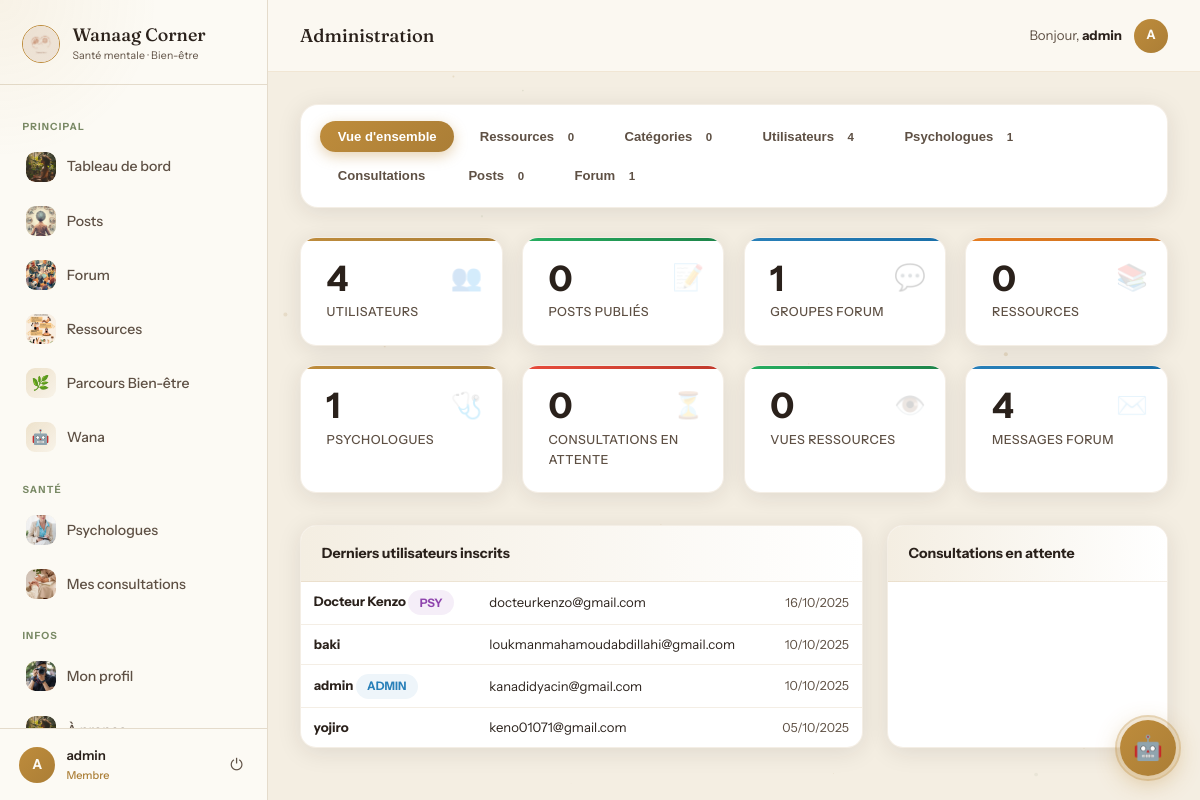
Before: /admin-panel/ (signed in) with the older database file.
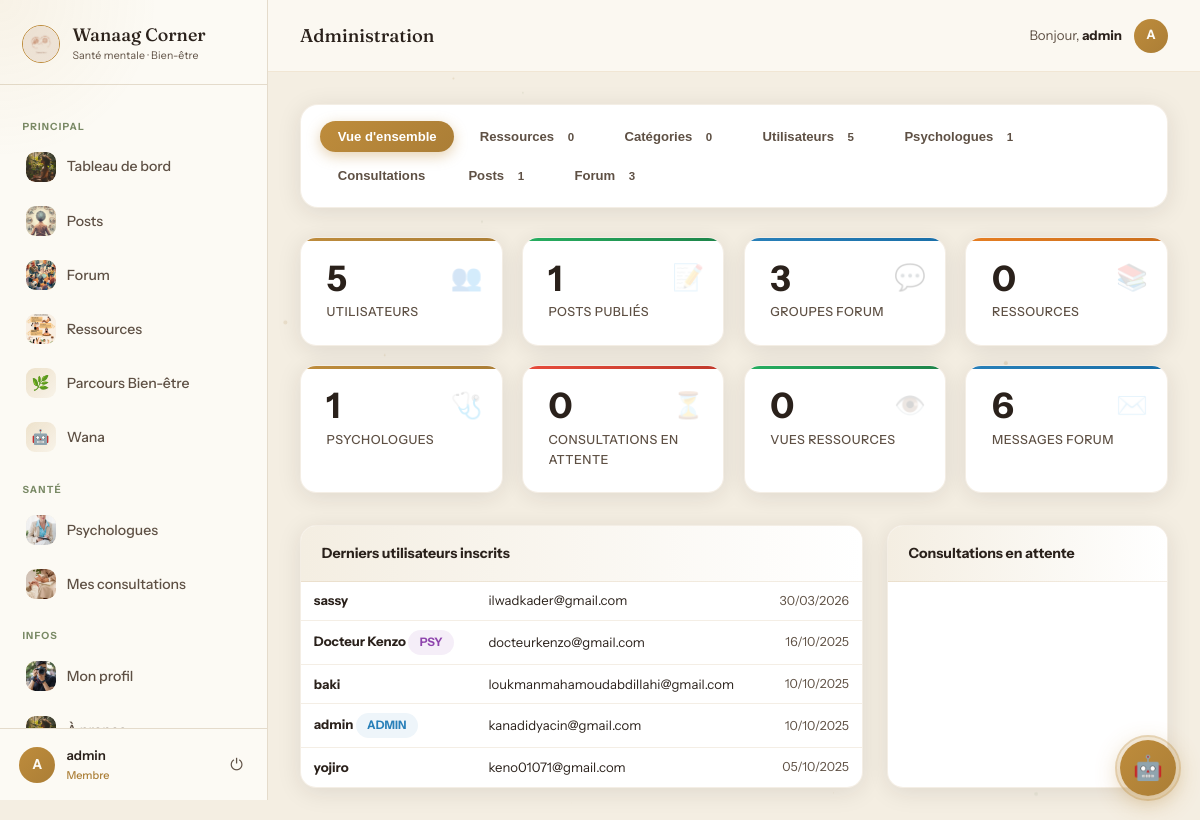
After: the same page with the newer database file.
### application/models.py (models this page shows, shortened)
class CustomUser(AbstractUser):
    pseudonyme = models.CharField(max_length=50, unique=True)
    email = models.EmailField(unique=True)
    photo = models.ImageField(upload_to='profiles/', blank=True, null=True, verbose_name="Photo de profil")
    bio = models.TextField(blank=True, max_length=300, verbose_name="Bio")
    USERNAME_FIELD = 'email'
    REQUIRED_FIELDS = ['username', 'pseudonyme']
    class Meta:
        verbose_name = 'Utilisateur'
        verbose_name_plural = 'Utilisateurs'

### application/views.py (the view)
    @login_required
    def wrapper(request, *args, **kwargs):
        if not (request.user.is_staff or request.user.is_superuser):
            return redirect('dashboard')
        return view_func(request, *args, **kwargs)

### application/views.py (called while the page is built)
def admin_required(view_func):
    @login_required
    def wrapper(request, *args, **kwargs):
        if not (request.user.is_staff or request.user.is_superuser):
            return redirect('dashboard')
        return view_func(request, *args, **kwargs)
    wrapper.__name__ = view_func.__name__
    return wrapper

### application/templates/application/admin_dashboard.html (shortened to what this page needs)
{% extends 'application/base.html' %}
{% load static %}
{% block page_title %}Administration{% endblock %}
{% block content %}
<div class="adm-wrap">
  <div class="adm-tabs" id="admTabs">
    <button class="adm-tab active" onclick="admTab('overview',this)">Vue d'ensemble</button>
    <button class="adm-tab" onclick="admTab('ressources',this)">Ressources <span class="tab-badge">{{ stats.total_ressources }}</span></button>
    <button class="adm-tab" onclick="admTab('categories',this)">Catégories <span class="tab-badge">{{ stats.total_categories }}</span></button>
    <button class="adm-tab" onclick="admTab('users',this)">Utilisateurs <span class="tab-badge">{{ stats.total_users }}</span></button>
    <button class="adm-tab" onclick="admTab('psychologues',this)">Psychologues <span class="tab-badge">{{ stats.total_psychologues }}</span></button>
    <button class="adm-tab" onclick="admTab('consultations',this)">Consultations {% if stats.consultations_en_attente %}<span class="tab-badge">{{ stats.consultations_en_attente }}</span>{% endif %}</button>
    <button class="adm-tab" onclick="admTab('posts',this)">Posts <span class="tab-badge">{{ stats.total_posts }}</span></button>
    <button class="adm-tab" onclick="admTab('forum',this)">Forum <span class="tab-badge">{{ stats.total_groups }}</span></button>
  </div>
  <div class="adm-section visible" id="sec-overview">
    <div class="stat-grid">
      <div class="stat-card">
        <span class="stat-icon">👥</span>
        <div class="stat-value">{{ stats.total_users }}</div>
        <div class="stat-label">Utilisateurs</div>
      </div>
      <div class="stat-card green">
        <span class="stat-icon">📝</span>
        <div class="stat-value">{{ stats.total_posts }}</div>
        <div class="stat-label">Posts publiés</div>
      </div>
      <div class="stat-card blue">
        <span class="stat-icon">💬</span>
        <div class="stat-value">{{ stats.total_groups }}</div>
        <div class="stat-label">Groupes forum</div>
      </div>
      <div class="stat-card orange">
        <span class="stat-icon">📚</span>
        <div class="stat-value">{{ stats.total_ressources }}</div>
        <div class="stat-label">Ressources</div>
      </div>
      <div class="stat-card">
        <span class="stat-icon">🩺</span>
        <div class="stat-value">{{ stats.total_psychologues }}</div>
        <div class="stat-label">Psychologues</div>
      </div>
      <div class="stat-card red">
        <span class="stat-icon">⏳</span>
        <div class="stat-value">{{ stats.consultations_en_attente }}</div>
        <div class="stat-label">Consultations en attente</div>
      </div>
      <div class="stat-card green">
        <span class="stat-icon">👁️</span>
        <div class="stat-value">{{ stats.total_vues }}</div>
        <div class="stat-label">Vues ressources</div>
      </div>
      <div class="stat-card blue">
        <span class="stat-icon">✉️</span>
        <div class="stat-value">{{ stats.total_messages }}</div>
        <div class="stat-label">Messages forum</div>
      </div>
    </div>
    <div class="overview-grid">
      <div class="panel-card">
        <div class="panel-card-title">Derniers utilisateurs inscrits</div>
        <div class="panel-card-body">
          <div class="adm-table-scroll">
          <table class="adm-mini-table">
            {% for u in users|slice:":8" %}
            <tr>
              <td>
                <strong>{{ u.pseudonyme }}</strong>
                {% if u.is_superuser %}<span class="status-badge status-admin">Admin</span>
                {% elif u.is_staff %}<span class="status-badge status-admin">Staff</span>
                {% elif u.psychologue_profile %}<span class="status-badge status-psy">Psy</span>{% endif %}
              </td>
              <td>{{ u.email }}</td>
              <td>{{ u.date_joined|date:"d/m/Y" }}</td>
            </tr>
            {% empty %}<tr><td colspan="3" style="color:var(--brown-light);padding:1rem;">Aucun utilisateur</td></tr>
            {% endfor %}
          </table>
          </div>
        </div>
      </div>
      <div class="panel-card">
        <div class="panel-card-title">Consultations en attente</div>
      </div>
    </div>
  </div>
</div>
{% endblock %}

### application/templates/application/base.html (shortened to what this page needs)
{% load static %}
<!DOCTYPE html>
<html lang="fr">
<head>
</head>
<body>
{% if user.is_authenticated %}
<aside class="sidebar" id="sidebar">
    <div class="sidebar-header">
        <img src="{% static 'images/logo.jpg' %}" alt="Logo" class="sidebar-logo-img">
        <div>
            <div class="sidebar-brand-name">Wanaag Corner</div>
            <div class="sidebar-brand-sub">Santé mentale · Bien-être</div>
        </div>
    </div>
    <nav class="sidebar-nav">
        <div class="nav-label">Principal</div>
        <a href="{% url 'dashboard' %}" class="nav-item {% if request.resolver_match.url_name == 'dashboard' %}active{% endif %}">
            <span class="nav-icon"><img src="{% static 'images/espace-bien-etre.jpg' %}" alt=""></span> Tableau de bord
        </a>
        <a href="{% url 'posts_feed' %}" class="nav-item {% if request.resolver_match.url_name == 'posts_feed' %}active{% endif %}">
            <span class="nav-icon"><img src="{% static 'images/posts.jpg' %}" alt=""></span> Posts
        </a>
        <a href="{% url 'forum_home' %}" class="nav-item {% if 'forum' in request.resolver_match.url_name %}active{% endif %}">
            <span class="nav-icon"><img src="{% static 'images/forum.jpg' %}" alt=""></span> Forum
        </a>
        <a href="{% url 'ressources_home' %}" class="nav-item {% if 'ressource' in request.resolver_match.url_name %}active{% endif %}">
            <span class="nav-icon"><img src="{% static 'images/ressources.jpg' %}" alt=""></span> Ressources
        </a>
        <a href="{% url 'parcours_home' %}" class="nav-item {% if 'parcours' in request.resolver_match.url_name %}active{% endif %}">
            <span class="nav-icon" style="background:linear-gradient(135deg,rgba(190,140,60,.22),rgba(190,140,60,.06));border-radius:9px;display:flex;align-items:center;justify-content:center;font-size:.9rem;">🌿</span> Parcours Bien-être
        </a>
        <a href="{% url 'chatbot' %}" class="nav-item {% if request.resolver_match.url_name == 'chatbot' %}active{% endif %}" style="position:relative;">
            <span class="nav-icon" style="background:linear-gradient(135deg,rgba(190,140,60,.22),rgba(190,140,60,.06));border-radius:9px;display:flex;align-items:center;justify-content:center;font-size:.9rem;">🤖</span>
            Wana
        </a>
        {% if not user.psychologue_profile %}
        <div class="nav-label">Santé</div>
        <a href="{% url 'psychologues_list' %}" class="nav-item {% if request.resolver_match.url_name == 'psychologues_list' %}active{% endif %}">
            <span class="nav-icon"><img src="{% static 'images/psychologue.jpg' %}" alt=""></span> Psychologues
        </a>
        <a href="{% url 'mes_consultations' %}" class="nav-item {% if 'consultation' in request.resolver_match.url_name %}active{% endif %}">
            <span class="nav-icon"><img src="{% static 'images/consultation.jpg' %}" alt=""></span> Mes consultations
        </a>
        {% endif %}
        <div class="nav-label">Infos</div>
        <a href="{% url 'profile' %}" class="nav-item {% if request.resolver_match.url_name == 'profile' %}active{% endif %}">
            <span class="nav-icon">
                {% if user.photo %}<img src="{{ user.photo.url }}" alt="" style="width:100%;height:100%;object-fit:cover;border-radius:9px;">
                {% else %}<img src="{% static 'images/photo-de-profil.jpg' %}" alt="">{% endif %}
            </span> Mon profil
        </a>
        <a href="{% url 'about' %}" class="nav-item {% if request.resolver_match.url_name == 'about' %}active{% endif %}">
            <span class="nav-icon"><img src="{% static 'images/espace-bien-etre.jpg' %}" alt=""></span> À propos
        </a>
    </nav>
    <div class="sidebar-user">
        <div class="avatar-sidebar">{{ user.pseudonyme|first|upper }}</div>
        <div class="sidebar-user-info">
            <div class="sidebar-user-name">{{ user.pseudonyme }}</div>
            <div class="sidebar-user-role">{% if user.psychologue_profile %}🩺 Psychologue{% else %}Membre{% endif %}</div>
        </div>
        <form method="post" action="{% url 'logout' %}" style="margin:0;">
            <button type="submit" class="logout-btn" title="Déconnexion">⏻</button>
        </form>
    </div>
</aside>
<div class="app-main">
    <header class="app-topbar">
        <div class="topbar-left">
            <span class="topbar-title">{% block page_title %}Wanaag Corner{% endblock %}</span>
        </div>
        <div class="topbar-right">
            <span class="topbar-greeting">Bonjour, <strong>{{ user.pseudonyme }}</strong></span>
            <div class="avatar-topbar">{{ user.pseudonyme|first|upper }}</div>
        </div>
    </header>
    <div class="app-content">
{% endif %}
{% block content %}{% endblock %}
{% if user.is_authenticated %}
    </div>
</div>
{% endif %}
{% if user.is_authenticated %}
{% url 'chatbot_send' as chatbot_send_url %}
{% url 'chatbot' as chatbot_url %}
<div id="chatWidget">
    <button class="wgt-bubble" id="wgtBubble" onclick="wgtToggle()" title="Parler à Wana">
        <span id="wgtIconOpen">🤖</span>
        <span class="wgt-pulse-ring"></span>
    </button>
</div>
{% endif %}
</body>
</html>

### application/templates/application/admin_dashboard.html (style rules this page uses)
:root { --adm-bg: #fcfaf4; --adm-card: #ffffff; --adm-border: rgba(171,126,54,.13); --adm-radius: 16px; --adm-shadow: 0 4px 24px rgba(42,33,27,.10); --green: #27ae60; --red: #e74c3c; --blue: #2980b9; --orange: #e67e22; --green-bg: rgba(39,174,96,.1); --red-bg: rgba(231,76,60,.08); --blue-bg: rgba(41,128,185,.08); --orange-bg: rgba(230,126,34,.1); }
.adm-wrap { display: flex; flex-direction: column; gap: 0; }
.adm-tabs { display: flex; flex-wrap: wrap; gap: .5rem; background: white; border-radius: 18px; padding: 1rem 1.2rem; margin-bottom: 1.8rem; box-shadow: var(--adm-shadow); border: 1px solid var(--adm-border); }
.adm-tab { padding: .5rem 1.1rem; border-radius: 50px; font-size: .82rem; font-weight: 600; cursor: pointer; border: none; background: transparent; color: var(--brown-light); transition: all .18s; display: flex; align-items: center; gap: .4rem; }
.adm-tab.active { background: linear-gradient(135deg, var(--accent), var(--accent-dark)); color: white; box-shadow: 0 4px 14px rgba(190,140,60,.4); }
.adm-tab .tab-badge { background: rgba(255,255,255,.3); border-radius: 20px; padding: .1rem .45rem; font-size: .72rem; }
.adm-section { display: none; }
.adm-section.visible { display: block; }
.stat-grid { display: grid; grid-template-columns: repeat(auto-fill, minmax(190px, 1fr)); gap: 1.2rem; margin-bottom: 2rem; }
.stat-card { background: white; border-radius: var(--adm-radius); padding: 1.4rem 1.6rem; box-shadow: var(--adm-shadow); border: 1px solid var(--adm-border); display: flex; flex-direction: column; gap: .4rem; position: relative; overflow: hidden; transition: transform .2s; }
.stat-card::before { content: ''; position: absolute; top: 0; left: 0; right: 0; height: 3px; background: linear-gradient(90deg, var(--accent), var(--accent-dark)); }
.stat-card.green::before { background: linear-gradient(90deg, #27ae60, #1e8449); }
.stat-card.blue::before { background: linear-gradient(90deg, #2980b9, #1a6fa8); }
.stat-card.orange::before { background: linear-gradient(90deg, #e67e22, #ca6f1e); }
.stat-card.red::before { background: linear-gradient(90deg, #e74c3c, #c0392b); }
.stat-value { font-size: 2.2rem; font-weight: 800; color: var(--brown-dark); line-height: 1; }
.stat-label { font-size: .78rem; color: var(--brown-light); font-weight: 500; text-transform: uppercase; letter-spacing: .5px; }
.stat-icon { position: absolute; right: 1.2rem; top: 1.2rem; font-size: 1.6rem; opacity: .18; }
.status-badge { display: inline-block; padding: .2rem .7rem; border-radius: 20px; font-size: .73rem; font-weight: 700; text-transform: uppercase; }
.status-admin { background: var(--blue-bg); color: var(--blue); }
.status-psy { background: rgba(155,89,182,.1); color: #8e44ad; }
.overview-grid { display: grid; grid-template-columns: 2fr 1fr; gap: 1.5rem; }
.adm-mini-table { width: 100%; border-collapse: collapse; font-size: .82rem; }
.adm-mini-table td { padding: .55rem .8rem; border-bottom: 1px solid var(--adm-border); color: var(--brown-dark); }
.adm-mini-table tr:last-child td { border-bottom: none; }
.adm-mini-table td:first-child { font-weight: 600; }
.adm-mini-table td:last-child { text-align: right; color: var(--brown-light); font-size: .78rem; }
.panel-card { background: white; border-radius: var(--adm-radius); box-shadow: var(--adm-shadow); border: 1px solid var(--adm-border); overflow: hidden; }
.panel-card-title { padding: 1rem 1.3rem; font-size: .88rem; font-weight: 700; color: var(--brown-dark); border-bottom: 1px solid var(--adm-border); background: linear-gradient(to right, var(--beige-light), white); }
.panel-card-body { padding: 0; }
.adm-table-scroll { overflow-x: auto; -webkit-overflow-scrolling: touch; }

Changed rows visible on the page:
added CustomUser: pseudonyme "sassy", email "ilwadkader@gmail.com", date_joined "30/03/2026"
Other visible differences:
{{ stats.total_users }}: "4" → "5"
{{ stats.total_posts }}: "0" → "1"
{{ stats.total_groups }}: "1" → "3"
{{ stats.total_messages }}: "4" → "6"
